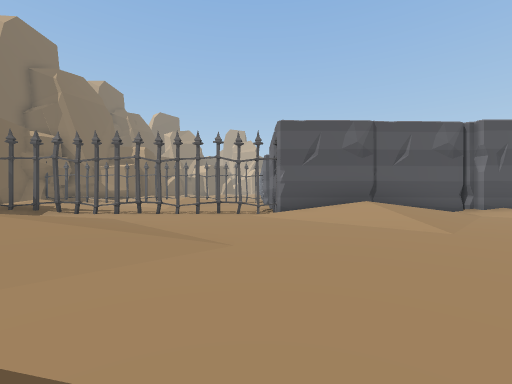
[1] (above)

17 first-person views from a walk through a scene from a Unity 3-D project. The camera is 1.2 m above the floor, looks level and sees 90° across. The floor is counted in squares, 2 m on a side. Each view is taken from the middle of a square. On the plan, view 1 faces up. The plan holds only what a view shows up to about 9 squares ahead; the rest is blank. The place goes on beyond the plan. Some animated figures are left out.

[2]
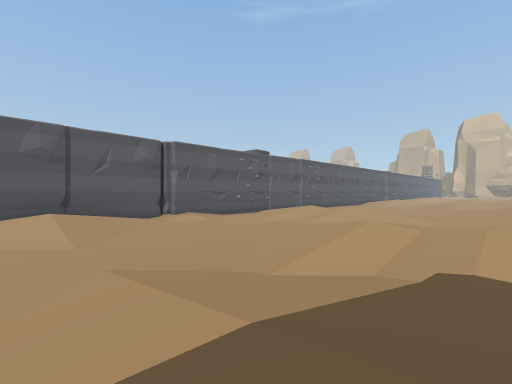

[3]
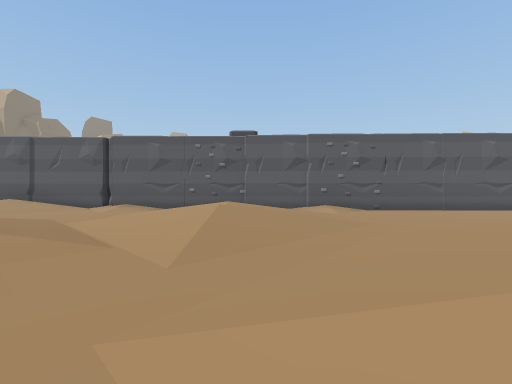

[4]
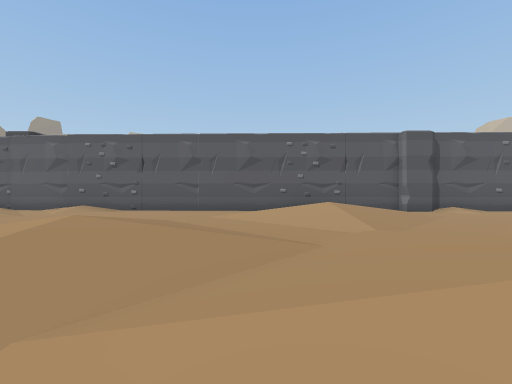

[5]
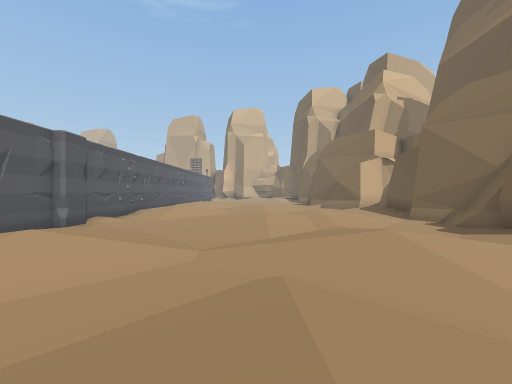

[6]
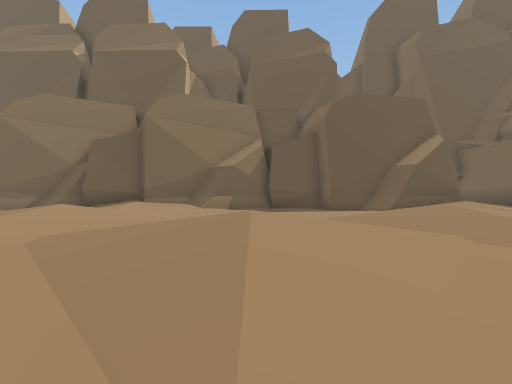

[7]
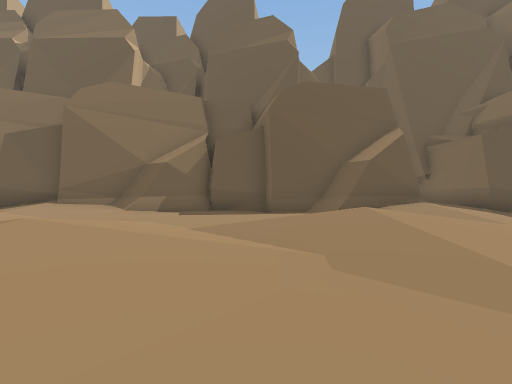

[8]
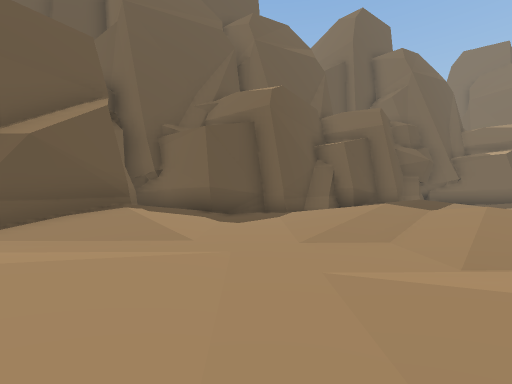

[9]
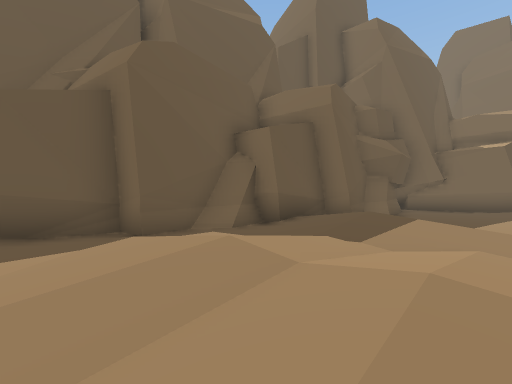

[10]
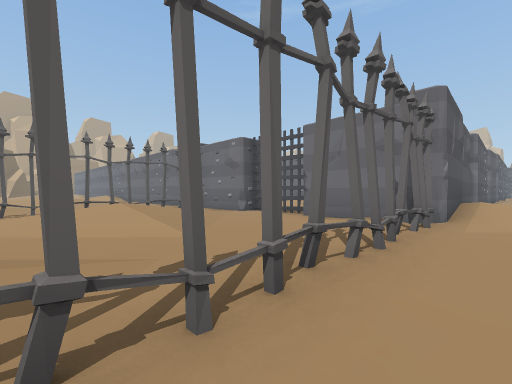

[11]
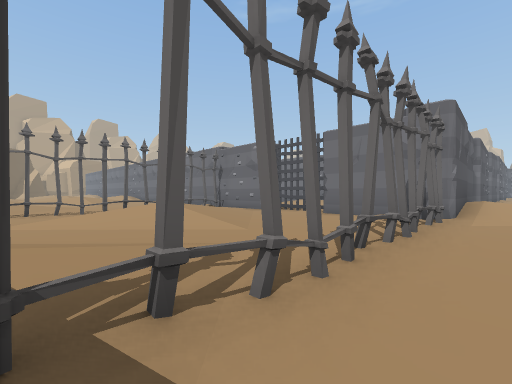

[12]
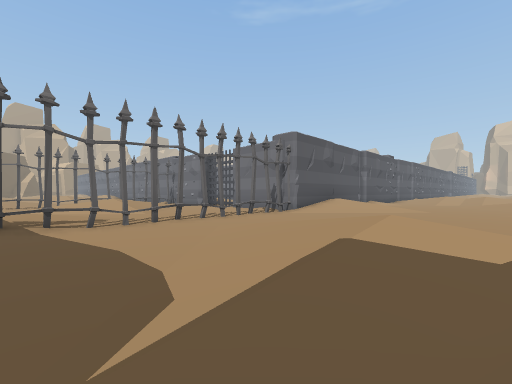

[13]
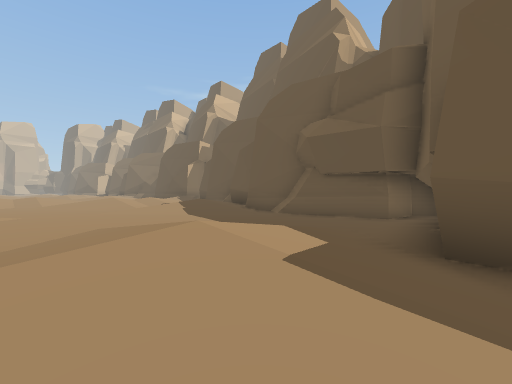

[14]
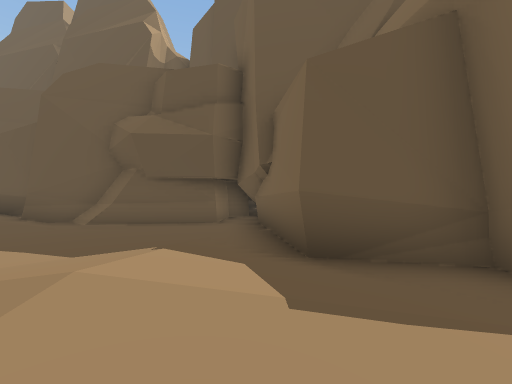

[15]
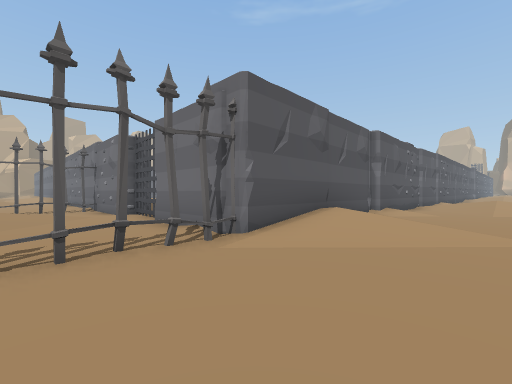

[16]
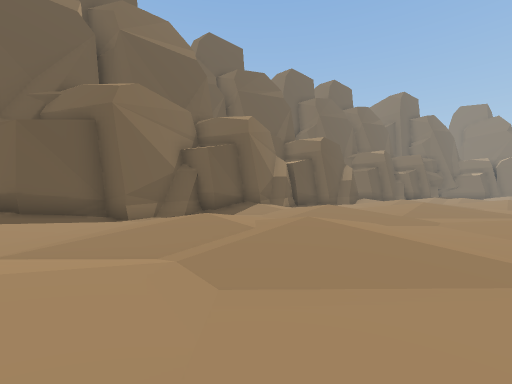

[17]
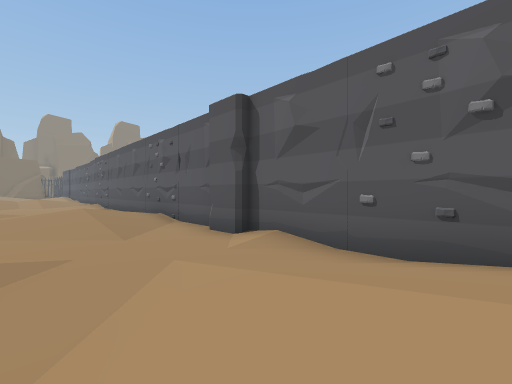

### Floor plan
Key: @ floor where view 1 was taken; # wall or solid block; x gap in a wall; . main floor; : floor 0.25 m higher than the main floor; + floor 0.5 m higher than the main floor; * floor 0.75 m higher than the main floor; / step, stairs or slope; = window, fence, low wall or low ledge; G gate; O other object.
Columns run from 6 left of view 1 to 28 right of it. Each row starts with its distance up from view 1.
 17 +:.
 16 :..
 15 ...  ..
 14 xx.=x=##
 13 ..   ..#
 12 .:+*+:.#
 11 ..:+:..G
 10 ...:...#
  9 :......#
  8 +:.....#
  7 Ox.#.x.############################
  6 .......:++:.....::.:...... :..#:..:
  5 ...:....::.....:++:......  +:....:+
  4 ..:+:..........:++:......:++:....:+
  3 .:+*+:........:+*+:....:..::......:
  2 ..:+:.......::.:+:....:+:.....::..:
  1 ##.:.....:.:++:.:..:.:+*+:.:.:++::+
  0  #....@.:+::++:...:+:.:+:.:+::++:.:
 -1  ##....:+*+:++:..:+*+:.:.:+*+:+*+:.
 -2   ####//:+:.::....: :.....:+:.:+:..
 -3      #####......::. .......:...:..:
 -4          ####..:++//......:+:....:+
 -5             ###:#####...###########
 -6               # #   #####
 -7               #

Where each view was taken, in squares from view 1:
view 1: 0 up, 0 right, facing up
view 2: 1 down, 2 right, facing up-right
view 3: 2 down, 11 right, facing up
view 4: 2 down, 19 right, facing up
view 5: 1 up, 17 right, facing right
view 6: 4 up, 17 right, facing down
view 7: 3 up, 15 right, facing down
view 8: 1 up, 12 right, facing down-left
view 9: 1 up, 8 right, facing down-left
view 10: 6 up, 5 left, facing up-right
view 11: 6 up, 6 left, facing up-right
view 12: 2 up, 6 left, facing up-right
view 13: 4 up, 5 left, facing down-right
view 14: 4 up, 4 left, facing down
view 15: 4 up, 2 left, facing up-right
view 16: 3 up, 28 right, facing down-left
view 17: 3 up, 28 right, facing up-left
